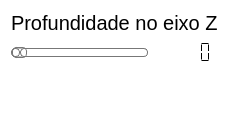
       <widget class="QFrame" name="frame_2">
        <property name="styleSheet">
         <string notr="true">background-color: rgb(255, 255, 255);
border-radius:5px;</string>
        </property>
        <property name="frameShape">
         <enum>QFrame::StyledPanel</enum>
        </property>
        <property name="frameShadow">
         <enum>QFrame::Raised</enum>
        </property>
        <layout class="QGridLayout" name="gridLayout_2" rowstretch="70,70,0">
         <item row="1" column="0">
          <layout class="QHBoxLayout" name="horizontalLayout_7" stretch="80,0">
           <item>
            <widget class="QSlider" name="horizontalSliderProfundidade">
             <property name="styleSheet">
              <string notr="true">
QSlider::groove:horizontal {
border: 1px solid #bbb;
background: white;
height: 7px;
border-radius: 4px;
}

QSlider::sub-page:horizontal {
background: qlineargradient(x1: 0, y1: 0,    x2: 0, y2: 1,
    stop: 0 #66e, stop: 1 #bbf);
background: qlineargradient(x1: 0, y1: 0.2, x2: 1, y2: 1,
    stop: 0 #bbf, stop: 1 #55f);
border: 1px solid #777;
height: 7px;
border-radius: 4px;
}

QSlider::add-page:horizontal {
background: #fff;
border: 1px solid #777;
height: 7px;
border-radius: 4px;
}

QSlider::handle:horizontal {
background: qlineargradient(x1:0, y1:0, x2:1, y2:1,
    stop:0 #eee, stop:1 #ccc);
border: 1px solid #777;
width: 13px;
margin-top: -2px;
margin-bottom: -2px;
border-radius: 4px;
}

QSlider::handle:horizontal:hover {
background: qlineargradient(x1:0, y1:0, x2:1, y2:1,
    stop:0 #fff, stop:1 #ddd);
border: 1px solid #444;
border-radius: 4px;
}

QSlider::sub-page:horizontal:disabled {
background: #bbb;
border-color: #999;
}

QSlider::add-page:horizontal:disabled {
background: #eee;
border-color: #999;
}

QSlider::handle:horizontal:disabled {
background: #eee;
border: 1px solid #aaa;
border-radius: 4px;
}</string>
             </property>
             <property name="orientation">
              <enum>Qt::Horizontal</enum>
             </property>
            </widget>
           </item>
           <item>
            <widget class="QLCDNumber" name="lcdNumberProfundidade">
             <property name="styleSheet">
              <string notr="true">color: rgb(0, 0, 0);</string>
             </property>
             <property name="segmentStyle">
              <enum>QLCDNumber::Flat</enum>
             </property>
            </widget>
           </item>
          </layout>
         </item>
         <item row="0" column="0">
          <widget class="QLabel" name="label_4">
           <property name="font">
            <font>
             <pointsize>15</pointsize>
            </font>
           </property>
           <property name="styleSheet">
            <string notr="true">color: rgb(0, 0, 0);
box-shadow: 5px 10px #888888;</string>
           </property>
           <property name="text">
            <string>Profundidade no eixo Z</string>
           </property>
          </widget>
         </item>
         <item row="2" column="0">
          <spacer name="verticalSpacer">
           <property name="orientation">
            <enum>Qt::Vertical</enum>
           </property>
           <property name="sizeHint" stdset="0">
            <size>
             <width>20</width>
             <height>40</height>
            </size>
           </property>
          </spacer>
         </item>
        </layout>
       </widget>
